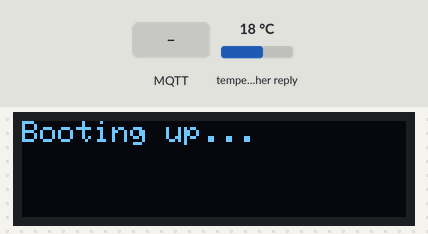
A sketch run on a simulated ESP8266 (NodeMCU). On the bench: 128×32 one-colour display. Inputs (shaded band) come from the test bench; at power-on: temperature in the weather reply 18 °C. WiFi joins after 1.5 s; servers stay silent unless stated; uploads are accepted with an empty reply; no MQTT or app messages arrive unless stated; web services answer with replies made up by the test bench; what the sketch prints to the serial monitor is not drawn.

Above: at 0.05 s.
At 3.6 s:
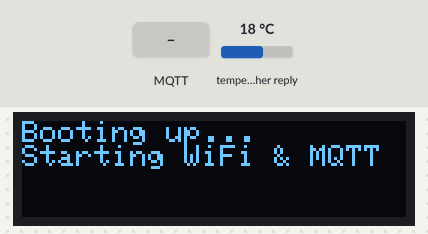
3.7 s: MQTT message ")" arrives on the first subscribed topic
At 12.6 s:
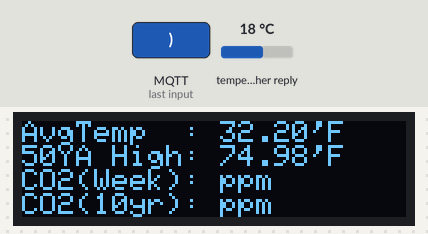
Timing chart, 0 to 13.1 s (numbered marks = the images above; inputs shaded):
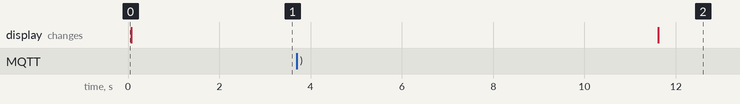

The sketch:

display-final-project-colinyb.ino
```cpp
#include <Wire.h>  // for I2C communications
#include <Adafruit_GFX.h> // for oled display
#include <Adafruit_SSD1306.h> // for oled display
#include <PubSubClient.h> //pubsub library for mqtt integration
#include <ESP8266WiFi.h> //library for wifi integration
#include <ESP8266HTTPClient.h>
#include <ArduinoJson.h> //json library integration for working with json

#include <Fonts/FreeSerif9pt7b.h>

//wifi and pubsub setup
#define WIFI_SSID "University of Washington"
#define WIFI_PASS ""
WiFiClient espClient;
PubSubClient mqtt(espClient);
char mac[6]; //unique id

// adafruit io setup
#define IO_USERNAME   ""
#define IO_KEY        ""
#include "AdafruitIO_WiFi.h"
AdafruitIO_WiFi io(IO_USERNAME, IO_KEY, WIFI_SSID, WIFI_PASS);

unsigned long currentTimer, timer, currentApiTimer, apiTimer;

// api keys
const char* key = "";
const char* weatherkey = "";

//mqtt server and login credentials
#define mqtt_server "mediatedspaces.net"  //this is its address, unique to the server
#define mqtt_user ""               //this is its server login, unique to the server
#define mqtt_password ""           //this is it server password, unique to the server

// initializing variables
String areaTemp;
String sensorTemp;
String pressureSensor;
String humiditySens;
String data;
String pastData;
float avgTemp;
String weeklyco2;
String historicco2;

// set up the 'temperature', 'humidity', 'pressure', and two co2 feeds
AdafruitIO_Feed *temperature = io.feed("sensorTemp");
AdafruitIO_Feed *weekly = io.feed("weeklyco2");
AdafruitIO_Feed *historic = io.feed("historicco2");
AdafruitIO_Feed *pressure = io.feed("pressure");
AdafruitIO_Feed *humidity = io.feed("humidity");


// create OLED Display instance on an ESP8266
// set OLED_RESET to pin -1 (or another), because we are using default I2C pins D4/D5.
#define OLED_RESET -1

Adafruit_SSD1306 display(OLED_RESET); //creating an ssd1306 instance named display

void setup() {
  // start the serial connection
  Serial.begin(115200);
  Serial.print("This board is running: ");
  Serial.println(F(__FILE__));
  Serial.print("Compiled: ");
  Serial.println(F(__DATE__ " " __TIME__));

  // set up the OLED display
  // by default, we'll generate the high voltage from the 3.3v line internally! (neat!)
  display.begin(SSD1306_SWITCHCAPVCC, 0x3C);  // initialize with the I2C addr 0x3C (for the 128x32)
  display.clearDisplay();
  display.setTextSize(0);
  display.setTextColor(WHITE);
  display.setCursor(0, 0);
  display.println("Booting up...");
  display.display();
  // init done

  display.println("Starting WiFi & MQTT");
  display.display();
  setup_wifi(); //start wifi
  mqtt.setServer(mqtt_server, 1883); //start mqtt server
  mqtt.setCallback(callback); //register the callback function
  timer = apiTimer = millis(); //set timers

  // connect to io.adafruit.com
  Serial.print("Connecting to Adafruit IO");
  io.connect();
  // wait for a connection
  while(io.status() < AIO_CONNECTED) {
    Serial.print(".");
    delay(500);
  }
  // we are connected
  Serial.println();
  Serial.println(io.statusText());

  // wait for serial monitor to open
  while (! Serial);

  // make initial API call
  areaTemp = getMet();

  // creating the database of climate data. (50 years ago, 1969-1970)
  data = "{\"1969\":{\"january\": 42.08, \"february\": 51.70, \"march\": 55.15, \"april\": 56.73, \"may\": 66.71, \"june\": 74.98, \"july\": 75.81, \"august\": 74.02, \"september\": 68.04, \"october\": 60.32, \"november\": 53.33, \"december\": 46.85}}";
  DynamicJsonBuffer djb;
  JsonObject& db = djb.parseObject(data);
  pastData = db["1969"]["june"].as<String>();
  getCO2();
}

void setup_wifi() {
  delay(10);
  // We start by connecting to a WiFi network
  Serial.println();
  Serial.print("Connecting to ");
  Serial.println(WIFI_SSID);
  WiFi.begin(WIFI_SSID, WIFI_PASS);
  while (WiFi.status() != WL_CONNECTED) {
    delay(500);
    Serial.print(".");
  }
  Serial.println("");
  Serial.println("WiFi connected.");  //get the unique MAC address to use as MQTT client ID, a 'truly' unique ID.
  Serial.println(WiFi.macAddress());  //.macAddress returns a byte array 6 bytes representing the MAC address
  WiFi.macAddress().toCharArray(mac, 5);            //5C:CF:7F:F0:B0:C1 for example
}

void reconnect() {
  // Loop until we're reconnected
  while (!mqtt.connected()) {
    Serial.print("Attempting MQTT connection...");
    if (mqtt.connect(mac, mqtt_user, mqtt_password)) { //<<---using MAC as client ID, always unique!!!
      Serial.println("connected");
      mqtt.subscribe("colinyb/+"); //subscribing to 'colinyb' and all subtopics below that topic
    } else {
      Serial.print("failed, rc=");
      Serial.print(mqtt.state());
      Serial.println(" try again in 5 seconds");
      // Wait 5 seconds before retrying
      delay(5000);
    }
  }
}

void loop() {
  if (!mqtt.connected()) { //handles reconnecting and initial connect
    reconnect();
  }
  mqtt.loop(); //this keeps the mqtt connection 'active'
  io.run();

  currentTimer = currentApiTimer = millis(); //updating the timers

  if (currentApiTimer - apiTimer > 1800000) { //a periodic call, every 30 minutes
    areaTemp = getMet();
    apiTimer = currentApiTimer;
  }

  Serial.println("Looping...");

  if (currentTimer - timer > 10000) { //a periodic update, every 10 seconds
    float avgTemp = (areaTemp.toFloat() + sensorTemp.toFloat())/2;
    //-------------UPDATE THE DISPLAY--------------//
    display.clearDisplay();
    display.setCursor(0, 0);
    display.print("AvgTemp  : ");
    display.print(avgTemp);
    display.println("'F");
    display.print("50YA High: ");
    display.print(pastData);
    display.println("'F");
    display.print("CO2(Week): ");
    display.print(weeklyco2);
    display.println("ppm");
    display.print("CO2(10yr): ");
    display.print(historicco2);
    display.println("ppm");
//    display.print("Humidity : ");
//    display.print(sensorHumidity);
//    display.println("%");
//    display.print("Pressure : ");
//    display.print(sensorPressure);
//    display.println("kPa");
    display.display();

    timer = currentTimer;

    // save fahrenheit (or celsius) to Adafruit IO
    temperature->save(sensorTemp); //updating adafruit io
    weekly->save(weeklyco2); //updating adafruit io
    historic->save(historicco2); //updating adafruit io
    humidity->save(humiditySens);
    pressure->save(pressureSensor);

    Serial.println("ENTERED IF");
    Serial.println("ENTERED IF");
    Serial.println("ENTERED IF");
    Serial.println("ENTERED IF");
    Serial.println("ENTERED IF");
  }
}

void callback(char* topic, byte* payload, unsigned int length) {
  Serial.println();
  Serial.print("Message arrived [");
  Serial.print(topic); //'topic' refers to the incoming topic name, the 1st argument of the callback function
  Serial.println("] ");

  DynamicJsonBuffer  jsonBuffer; //creating DJB instance named jsonBuffer
  JsonObject& root = jsonBuffer.parseObject(payload); //parse it!

  if (!root.success()) { // Serial fail message
    Serial.println("parseObject() failed, are you sure this message is JSON formatted.");
    return;
  }

  // assigning to variable and serial printout of temp for debugging
  sensorTemp = root["tempF"].as<String>();
  Serial.println(sensorTemp);

  // assigning to variable and serial printout of humidity for debugging
  humiditySens = root["humidity"].as<String>();
  Serial.println(humiditySens);

  // assigning to variable and serial printout of pressure for debugging
  pressureSensor = root["pressure"].as<String>();
  Serial.println(pressureSensor);
}

String getMet() {
  HTTPClient theClient; //creates an HTTPClient object named theClient
  String apistring = "http://api.openweathermap.org/data/2.5/weather?q=" + getGeo() + "&units=imperial&appid=" + weatherkey; //concatonating the api request url
  theClient.begin(apistring); //make the request
  int httpCode = theClient.GET(); //get the HTTP code (-1 is fail)

  if (httpCode > 0) { //test if the request failed
    if (httpCode == 200) { //if successful...
      DynamicJsonBuffer jsonBuffer; //create a DynamicJsonBuffer object named jsonBuffer
      String payload = theClient.getString(); //get the string of json data from the request and assign it to payload
      Serial.println("Parsing...");
      Serial.println(payload);
      JsonObject& root = jsonBuffer.parse(payload); //set the json data to the variable root

      if (!root.success()) { //check if the parsing worked correctly
        Serial.println("parseObject() failed");
        Serial.println(payload); //print what the json data is in a string form
        return("error");
      } // return the temperature
      return(root["main"]["temp"].as<String>());
    } else { //print error if the request wasnt successful
      Serial.println("Had an error connecting to the network.");
    }
  }
}

String getCO2() {
  HTTPClient theClient; //creates an HTTPClient object named theClient
  String apistring = "http://hqcasanova.com/co2/?callback=process"; //concatonating the api request url
  theClient.begin(apistring); //make the request
  int httpCode = theClient.GET(); //get the HTTP code (-1 is fail)

  if (httpCode > 0) { //test if the request failed
    if (httpCode == 200) { //if successful...
      DynamicJsonBuffer jsonBuffer; //create a DynamicJsonBuffer object named jsonBuffer
      String payload = theClient.getString(); //get the string of json data from the request and assign it to payload

      // turning it into correct json format
      payload.remove(0, 8);
      payload.remove(payload.indexOf(")"));

      Serial.println("Parsing...");
      Serial.println(payload);
      JsonObject& root = jsonBuffer.parse(payload); //set the json data to the variable root

      if (!root.success()) { //check if the parsing worked correctly
        Serial.println("parseObject() failed");
        Serial.println(payload); //print what the json data is in a string form
        return("error");
      } // return the temperature
      weeklyco2 = root["0"].as<String>();
      historicco2 = root["10"].as<String>();
    } else { //print error if the request wasnt successful
      Serial.println("Had an error connecting to the network.");
    }
  }
}

String getIP() {
  HTTPClient theClient;
  String ipAddress;

  theClient.begin("http://api.ipify.org/?format=json"); //Make the request
  int httpCode = theClient.GET(); //get the http code for the request

  if (httpCode > 0) {
    if (httpCode == 200) { //making sure the request was successful

      DynamicJsonBuffer jsonBuffer; // create a dynamicjsonbuffer object named jsonbuffer

      String payload = theClient.getString(); //get the data from the api call and assign it to the string object called payload
      JsonObject& root = jsonBuffer.parse(payload); //create a jsonObject called root and use the jsonbuffer to parse the payload string to json accessible data
      ipAddress = root["ip"].as<String>();

    } else { //error message for unsuccessful request
      Serial.println("Something went wrong with connecting to the endpoint.");
      return "error";
    }
  }
  return ipAddress; //returning the ipAddress
}

String getGeo() {
  HTTPClient theClient;
  Serial.println("Making HTTP request");
  theClient.begin("http://api.ipstack.com/" + getIP() + "?access_key=" + key); //return IP as .json object
  int httpCode = theClient.GET();

  if (httpCode > 0) {
    if (httpCode == 200) {
      Serial.println("Received HTTP payload.");
      DynamicJsonBuffer jsonBuffer;
      String payload = theClient.getString();
      Serial.println("Parsing...");
      JsonObject& root = jsonBuffer.parse(payload);

      // Test if parsing succeeds.
      if (!root.success()) {
        Serial.println("parseObject() failed");
        Serial.println(payload);
        return("error");
      }

      return(root["city"].as<String>()); //return the city name

    } else {
      Serial.println("Something went wrong with connecting to the endpoint.");
      return("error");
    }
  }
}
```
